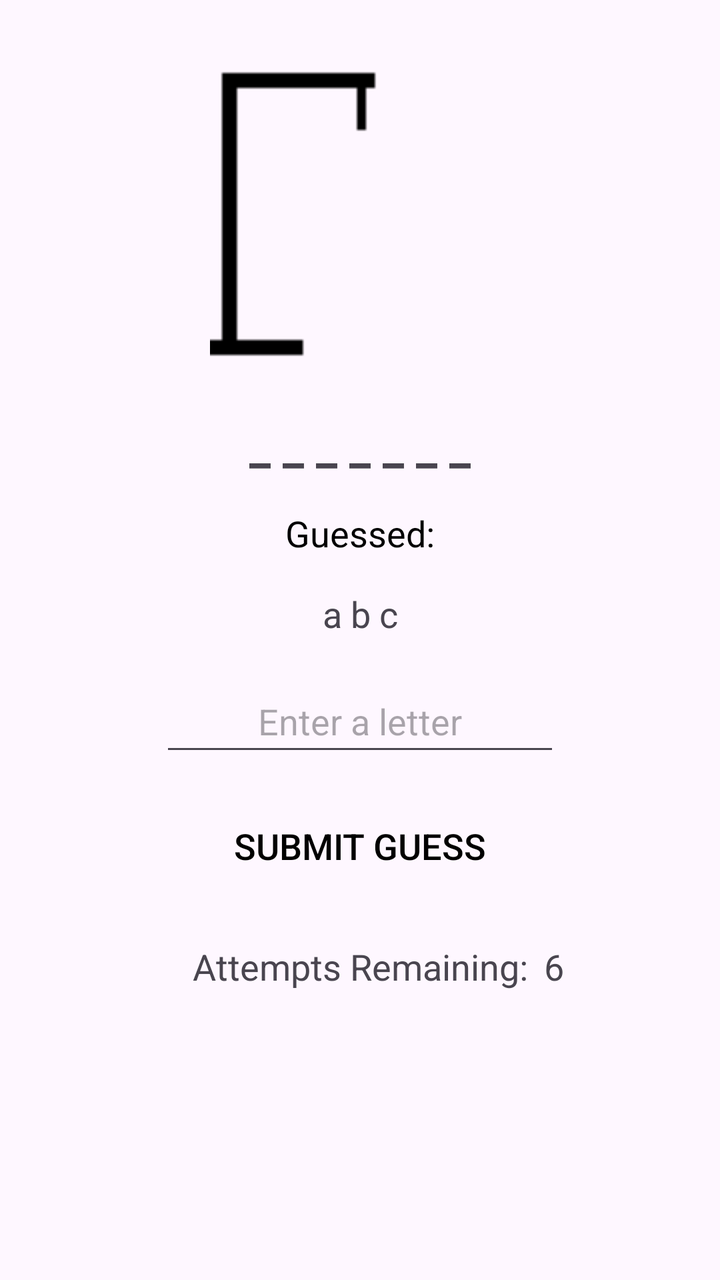
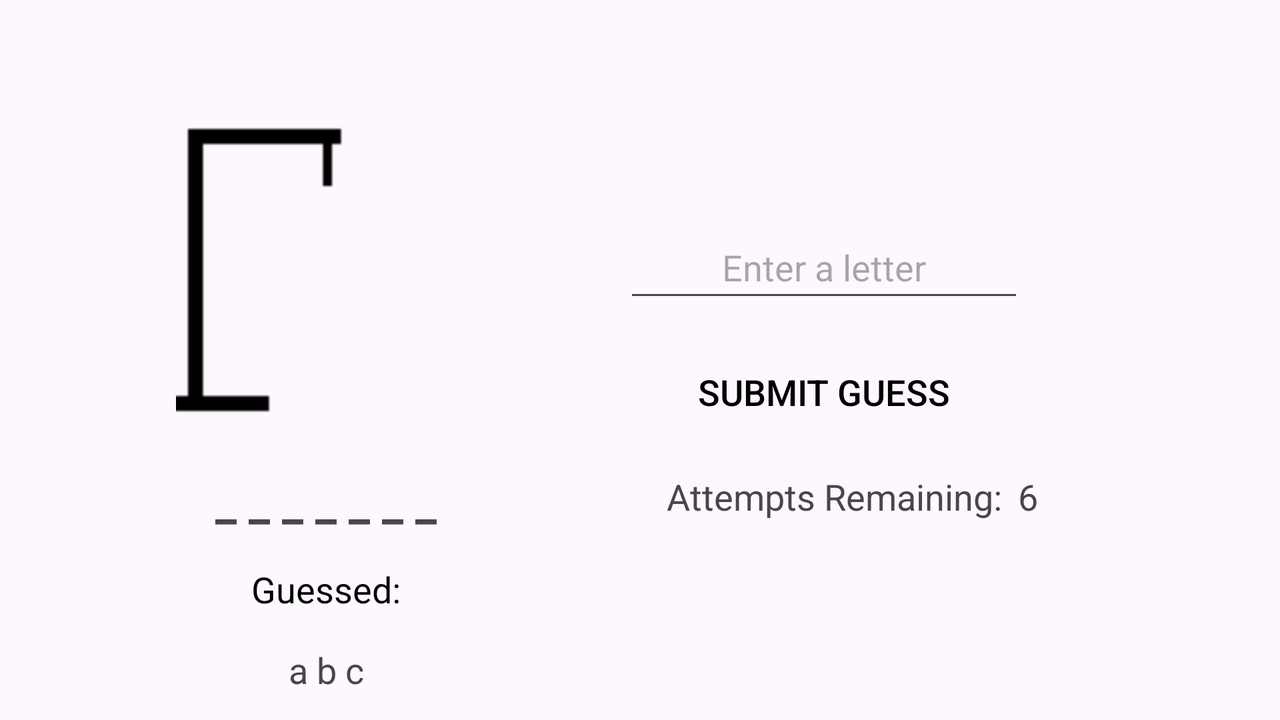

One screen, two layout resources from the same app: the default and the author's alternative for another configuration. Each is rendered where Android would select it; the XML of both is given below.
<!-- AndroidManifest.xml: application theme Theme.EvilerHangman -->
<!-- res/layout/fragment_player_one_screen.xml -->
<?xml version="1.0" encoding="utf-8"?>
<androidx.constraintlayout.widget.ConstraintLayout
    xmlns:android="http://schemas.android.com/apk/res/android"
    xmlns:app="http://schemas.android.com/apk/res-auto"
    xmlns:tools="http://schemas.android.com/tools"
    android:layout_width="match_parent"
    android:layout_height="match_parent"
    tools:context=".PlayerOneScreenFragment">

    <ImageView
        android:id="@+id/p1gallows_image"
        android:layout_width="150dp"
        android:layout_height="150dp"
        android:src="@drawable/gallows"
        android:contentDescription="@string/hangman_logo"
        app:layout_constraintTop_toTopOf="parent"
        app:layout_constraintStart_toStartOf="parent"
        app:layout_constraintEnd_toEndOf="parent"
        android:layout_marginTop="32dp" />

    <TextView
        android:id="@+id/p1wordDisplay"
        android:layout_width="wrap_content"
        android:layout_height="wrap_content"
        android:text="@string/default_blank"
        android:textSize="24sp"
        android:textStyle="bold"
        android:gravity="center"
        app:layout_constraintTop_toBottomOf="@id/p1gallows_image"
        app:layout_constraintStart_toStartOf="parent"
        app:layout_constraintEnd_toEndOf="parent"
        android:layout_marginTop="24dp" />

    <TextView
        android:id="@+id/p1guessedLabel"
        android:layout_width="wrap_content"
        android:layout_height="wrap_content"
        android:layout_marginTop="16dp"
        android:text="@string/default_guessed"
        android:textColor="#000000"
        android:textSize="18sp"
        app:layout_constraintEnd_toEndOf="parent"
        app:layout_constraintStart_toStartOf="parent"
        app:layout_constraintTop_toBottomOf="@id/p1wordDisplay" />

    <TextView
        android:id="@+id/p1guessedLetters"
        android:layout_width="wrap_content"
        android:layout_height="wrap_content"
        android:layout_marginTop="16dp"
        android:text="@string/default_characters"
        android:textSize="18sp"
        app:layout_constraintEnd_toEndOf="parent"
        app:layout_constraintStart_toStartOf="parent"
        app:layout_constraintTop_toBottomOf="@+id/p1guessedLabel" />

    <EditText
        android:id="@+id/p1guessInput"
        android:layout_width="200dp"
        android:layout_height="wrap_content"
        android:layout_marginTop="16dp"
        android:gravity="center"
        android:hint="@string/submit_hint"
        android:inputType="text"
        android:maxLength="1"
        android:minHeight="48dp"
        android:textSize="18sp"
        app:layout_constraintEnd_toEndOf="parent"
        app:layout_constraintStart_toStartOf="parent"
        app:layout_constraintTop_toBottomOf="@+id/p1guessedLetters" />

    <Button
        android:id="@+id/p1submitButton"
        android:layout_width="wrap_content"
        android:layout_height="wrap_content"
        android:text="@string/button_text"
        android:textColor="@color/black"
        android:background="@android:color/transparent"
        android:textSize="18sp"
        app:layout_constraintTop_toBottomOf="@id/p1guessInput"
        app:layout_constraintStart_toStartOf="parent"
        app:layout_constraintEnd_toEndOf="parent"
        android:layout_marginTop="16dp" />

    <TextView
        android:id="@+id/p1remainingAttemptsLabel"
        android:layout_width="wrap_content"
        android:layout_height="wrap_content"
        android:layout_marginTop="24dp"
        android:text="@string/default_attempts"
        android:textSize="18sp"
        app:layout_constraintEnd_toEndOf="parent"
        app:layout_constraintStart_toStartOf="parent"
        app:layout_constraintTop_toBottomOf="@id/p1submitButton" />

    <TextView
        android:id="@+id/p1remainingAttemptsNumber"
        android:layout_width="wrap_content"
        android:layout_height="wrap_content"
        android:layout_marginStart="8dp"
        android:text="@string/default_attempt_number"
        android:textSize="18sp"
        app:layout_constraintStart_toEndOf="@+id/p1remainingAttemptsLabel"
        app:layout_constraintTop_toTopOf="@+id/p1remainingAttemptsLabel" />

</androidx.constraintlayout.widget.ConstraintLayout>
<!-- resources referenced by this layout -->
<resources>
  <!-- drawable gallows: png bitmap (drawable, 799 bytes) -->
  <string name="button_text">Submit Guess</string>
  <string name="default_attempt_number">6</string>
  <string name="default_attempts">Attempts Remaining: </string>
  <string name="default_blank">_ _ _ _ _ _ _</string>
  <string name="default_characters">a b c</string>
  <string name="default_guessed">Guessed: </string>
  <string name="hangman_logo">Hangman Logo</string>
  <string name="submit_hint">Enter a letter</string>
  <style name="Theme.EvilerHangman" parent="Base.Theme.EvilerHangman" />
  <style name="Base.Theme.EvilerHangman" parent="Theme.Material3.DayNight.NoActionBar">
          
          
      </style>
</resources>
<!-- res/layout-land/fragment_player_one_screen.xml (the author's variant of the layout above) -->
<!-- drawn on the phone turned sideways -->
<?xml version="1.0" encoding="utf-8"?>
<androidx.constraintlayout.widget.ConstraintLayout xmlns:android="http://schemas.android.com/apk/res/android"
    xmlns:app="http://schemas.android.com/apk/res-auto"
    xmlns:tools="http://schemas.android.com/tools"
    android:layout_width="match_parent"
    android:layout_height="match_parent"
    tools:context=".PlayerOneScreenFragment">

    <ImageView
        android:id="@+id/p1gallows_image"
        android:layout_width="150dp"
        android:layout_height="150dp"
        android:layout_marginStart="24dp"
        android:layout_marginTop="24dp"
        android:contentDescription="@string/hangman_logo"
        android:src="@drawable/gallows"
        app:layout_constraintStart_toStartOf="@+id/guideline8"
        app:layout_constraintTop_toTopOf="@+id/guideline10" />

    <TextView
        android:id="@+id/p1wordDisplay"
        android:layout_width="wrap_content"
        android:layout_height="wrap_content"
        android:layout_marginTop="24dp"
        android:gravity="center"
        android:text="@string/default_blank"
        android:textSize="24sp"
        android:textStyle="bold"
        app:layout_constraintEnd_toEndOf="@+id/p1gallows_image"
        app:layout_constraintStart_toStartOf="@+id/p1gallows_image"
        app:layout_constraintTop_toBottomOf="@id/p1gallows_image" />

    <TextView
        android:id="@+id/p1guessedLabel"
        android:layout_width="wrap_content"
        android:layout_height="wrap_content"
        android:layout_marginTop="16dp"
        android:text="@string/default_guessed"
        android:textColor="#000000"
        android:textSize="18sp"
        app:layout_constraintEnd_toEndOf="@+id/p1wordDisplay"
        app:layout_constraintStart_toStartOf="@+id/p1wordDisplay"
        app:layout_constraintTop_toBottomOf="@id/p1wordDisplay" />

    <TextView
        android:id="@+id/p1guessedLetters"
        android:layout_width="wrap_content"
        android:layout_height="wrap_content"
        android:layout_marginTop="16dp"
        android:text="@string/default_characters"
        android:textSize="18sp"
        app:layout_constraintEnd_toEndOf="@+id/p1guessedLabel"
        app:layout_constraintStart_toStartOf="@+id/p1guessedLabel"
        app:layout_constraintTop_toBottomOf="@+id/p1guessedLabel" />

    <EditText
        android:id="@+id/p1guessInput"
        android:layout_width="200dp"
        android:layout_height="wrap_content"
        android:layout_marginEnd="32dp"
        android:gravity="center"
        android:hint="@string/submit_hint"
        android:inputType="text"
        android:maxLength="1"
        android:minHeight="48dp"
        android:textSize="18sp"
        app:layout_constraintEnd_toStartOf="@+id/guideline9"
        app:layout_constraintTop_toTopOf="@+id/guideline11" />

    <Button
        android:id="@+id/p1submitButton"
        android:layout_width="wrap_content"
        android:layout_height="wrap_content"
        android:layout_marginTop="16dp"
        android:background="@android:color/transparent"
        android:text="@string/button_text"
        android:textColor="@color/black"
        android:textSize="18sp"
        app:layout_constraintEnd_toEndOf="@+id/p1guessInput"
        app:layout_constraintStart_toStartOf="@+id/p1guessInput"
        app:layout_constraintTop_toBottomOf="@id/p1guessInput" />

    <TextView
        android:id="@+id/p1remainingAttemptsLabel"
        android:layout_width="wrap_content"
        android:layout_height="wrap_content"
        android:layout_marginTop="16dp"
        android:text="@string/default_attempts"
        android:textSize="18sp"
        app:layout_constraintEnd_toEndOf="@+id/p1submitButton"
        app:layout_constraintHorizontal_bias="0.387"
        app:layout_constraintStart_toStartOf="@+id/p1submitButton"
        app:layout_constraintTop_toBottomOf="@id/p1submitButton" />

    <TextView
        android:id="@+id/p1remainingAttemptsNumber"
        android:layout_width="wrap_content"
        android:layout_height="wrap_content"
        android:layout_marginStart="8dp"
        android:text="@string/default_attempt_number"
        android:textSize="18sp"
        app:layout_constraintStart_toEndOf="@+id/p1remainingAttemptsLabel"
        app:layout_constraintTop_toTopOf="@+id/p1remainingAttemptsLabel" />

    <androidx.constraintlayout.widget.Guideline
        android:id="@+id/guideline8"
        android:layout_width="wrap_content"
        android:layout_height="wrap_content"
        android:orientation="vertical"
        app:layout_constraintGuide_percent="0.1" />

    <androidx.constraintlayout.widget.Guideline
        android:id="@+id/guideline9"
        android:layout_width="wrap_content"
        android:layout_height="wrap_content"
        android:orientation="vertical"
        app:layout_constraintGuide_percent="0.85" />

    <androidx.constraintlayout.widget.Guideline
        android:id="@+id/guideline10"
        android:layout_width="wrap_content"
        android:layout_height="wrap_content"
        android:orientation="horizontal"
        app:layout_constraintGuide_percent="0.1" />

    <androidx.constraintlayout.widget.Guideline
        android:id="@+id/guideline11"
        android:layout_width="wrap_content"
        android:layout_height="wrap_content"
        android:orientation="horizontal"
        app:layout_constraintGuide_percent="0.3" />

</androidx.constraintlayout.widget.ConstraintLayout>
